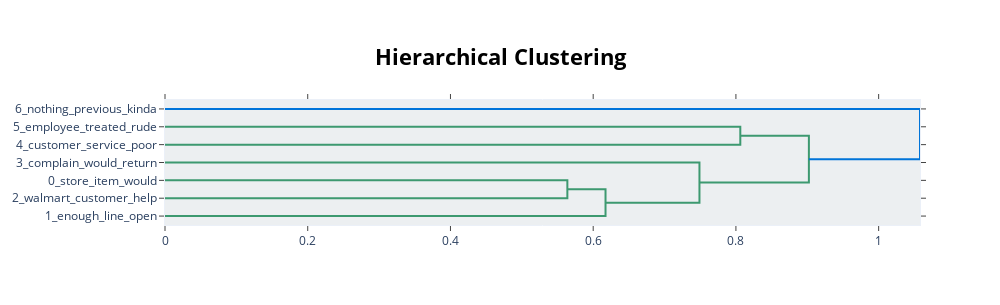

Notebook code cell kept with this figure:
### Code cell
# Hierarchical Topic Reduction Tree which shows level of granularity
topic_model.visualize_hierarchy()

### Figure 1 — Plotly figure (JSON) as saved in the notebook; plotly's stock layout.template omitted (floating-point values rounded to 4 significant figures)
{"data": [{"hoverinfo": "text", "marker": {"color": "rgb(61,153,112)"}, "mode": "lines", "type": "scatter", "x": [0.0, 0.8061, 0.8061, 0.0], "xaxis": "x", "y": [-15.0, -15.0, -25.0, -25.0], "yaxis": "y"}, {"hoverinfo": "text", "marker": {"color": "rgb(61,153,112)"}, "mode": "lines", "type": "scatter", "x": [0.0, 0.5638, 0.5638, 0.0], "xaxis": "x", "y": [-45.0, -45.0, -55.0, -55.0], "yaxis": "y"}, {"hoverinfo": "text", "marker": {"color": "rgb(61,153,112)"}, "mode": "lines", "type": "scatter", "x": [0.5638, 0.6173, 0.6173, 0.0], "xaxis": "x", "y": [-50.0, -50.0, -65.0, -65.0], "yaxis": "y"}, {"hoverinfo": "text", "marker": {"color": "rgb(61,153,112)"}, "mode": "lines", "type": "scatter", "x": [0.0, 0.7489, 0.7489, 0.6173], "xaxis": "x", "y": [-35.0, -35.0, -57.5, -57.5], "yaxis": "y"}, {"hoverinfo": "text", "marker": {"color": "rgb(61,153,112)"}, "mode": "lines", "type": "scatter", "x": [0.8061, 0.9022, 0.9022, 0.7489], "xaxis": "x", "y": [-20.0, -20.0, -46.25, -46.25], "yaxis": "y"}, {"hoverinfo": "text", "marker": {"color": "rgb(0,116,217)"}, "mode": "lines", "type": "scatter", "x": [0.0, 1.058, 1.058, 0.9022], "xaxis": "x", "y": [-5.0, -5.0, -33.12, -33.12], "yaxis": "y"}], "layout": {"autosize": false, "height": 305, "hoverlabel": {"bgcolor": "white", "font": {"family": "Rockwell", "size": 16}}, "hovermode": "closest", "plot_bgcolor": "#ECEFF1", "showlegend": false, "title": {"font": {"color": "Black", "size": 22}, "text": "<b>Hierarchical Clustering</b>", "x": 0.5, "xanchor": "center", "yanchor": "top"}, "width": 1000, "xaxis": {"mirror": "allticks", "rangemode": "tozero", "showgrid": false, "showline": true, "showticklabels": true, "ticks": "outside", "type": "linear", "zeroline": false}, "yaxis": {"mirror": "allticks", "range": [-70, 0], "rangemode": "tozero", "showgrid": false, "showline": true, "showticklabels": true, "tickmode": "array", "ticks": "outside", "ticktext": ["6_nothing_previous_kinda", "5_employee_treated_rude", "4_customer_service_poor", "3_complain_would_return", "0_store_item_would", "2_walmart_customer_help", "1_enough_line_open"], "tickvals": [-5, -15, -25, -35, -45, -55, -65], "type": "linear", "zeroline": false}}}
